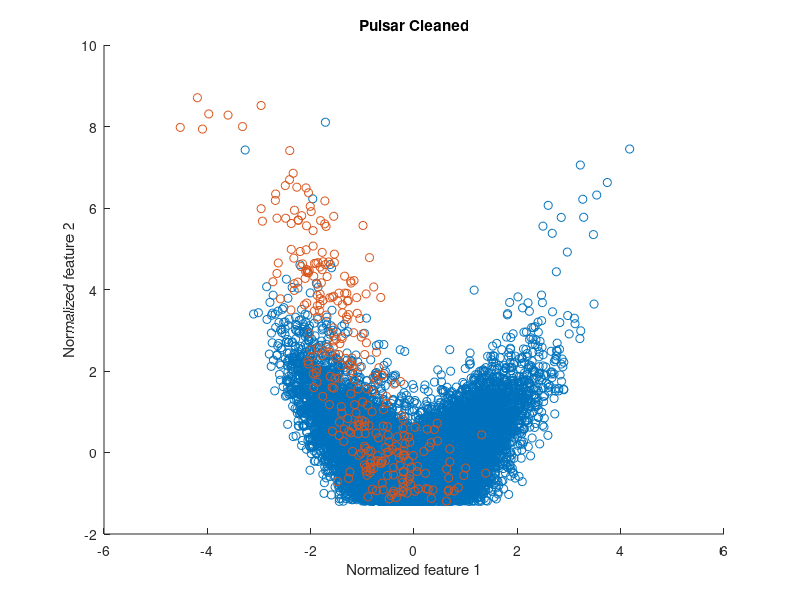

The MATLAB script that drew this image: (Note: this script raises an error after producing the figure.)
clear
clc
rng(0) %
replicate=5000;
%% load data
num_class=2;
num_feature=7;
num_instance=14987;
load("./pulsar/pulsar.mat");
true_idx=X(:,end);
X(:,end)=[];
% normalization
for p=1:num_feature
    X(:,p)=X(:,p)-mean(X(:,p));
    X(:,p)=X(:,p)/std(X(:,p));
end
% reference scatter diagram
figure;
gscatter(X(:,1), X(:,2), true_idx);
title('Pulsar Cleaned')
xlabel('Normalized feature 1')
ylabel('Normalized feature 2')
legend off
saveas(gcf,'./pulsar/ground_truth.jpg');
hold off;
% cv0
label=unique(true_idx);
for k=1:num_class
    Ns(k)=sum(true_idx==label(k));
end
cv0=std(Ns)/mean(Ns);
%
alpha='dvariance';
output='./pulsar';
is_plot=1;
is_saveplot=1;
eval_clustering(X,num_class,true_idx,replicate,alpha,output,is_plot,is_saveplot);